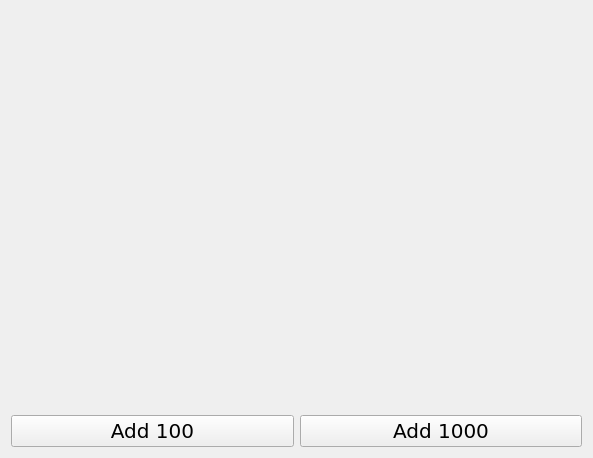
<?xml version="1.0" encoding="UTF-8"?>
<ui version="4.0">
 <class>BidderWithDescription</class>
 <widget class="QWidget" name="BidderWithDescription">
  <property name="geometry">
   <rect>
    <x>0</x>
    <y>0</y>
    <width>593</width>
    <height>458</height>
   </rect>
  </property>
  <property name="font">
   <font>
    <family>DejaVu Sans</family>
    <pointsize>15</pointsize>
   </font>
  </property>
  <property name="windowTitle">
   <string>Form</string>
  </property>
  <layout class="QVBoxLayout" name="verticalLayout_2">
   <item>
    <layout class="QVBoxLayout" name="verticalLayout">
     <item>
      <widget class="QLabel" name="description_label">
       <property name="text">
        <string/>
       </property>
      </widget>
     </item>
     <item>
      <widget class="QLabel" name="price_label">
       <property name="text">
        <string/>
       </property>
      </widget>
     </item>
    </layout>
   </item>
   <item>
    <layout class="QHBoxLayout" name="horizontalLayout">
     <item>
      <widget class="QPushButton" name="add_100_pushButton">
       <property name="text">
        <string>Add 100</string>
       </property>
      </widget>
     </item>
     <item>
      <widget class="QPushButton" name="add_1000_pushButton">
       <property name="text">
        <string>Add 1000</string>
       </property>
      </widget>
     </item>
    </layout>
   </item>
  </layout>
 </widget>
 <resources/>
 <connections/>
</ui>
